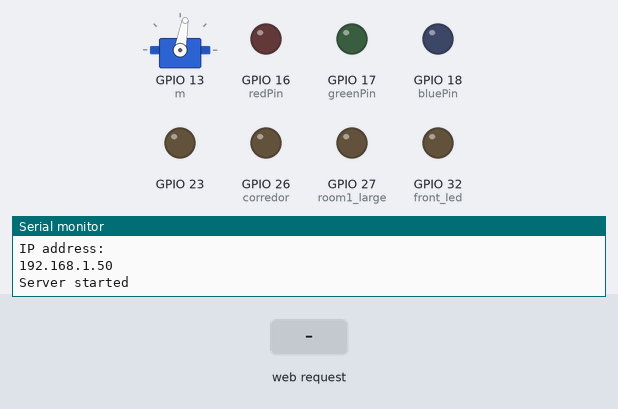
Recording of a sketch running on a simulated ESP32. On the bench: servo, output pins drawn as LEDs (lit = HIGH), the last lines printed to the serial monitor. Inputs (shaded band) come from the test bench. WiFi joins after 1.5 s; servers stay silent unless stated.

Above: at 4.2 s.
4.3 s: HTTP request GET /LED_ON_Corridor received
At 4.6 s:
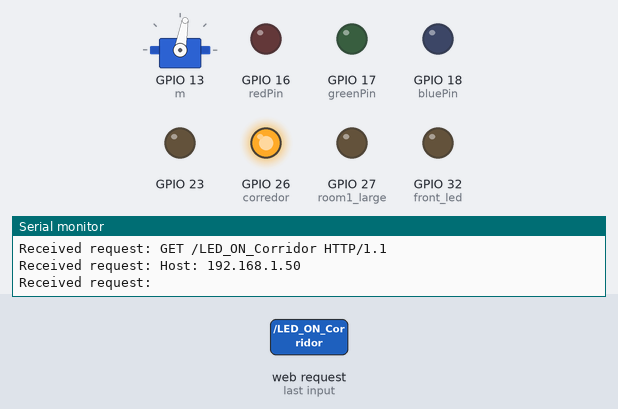
5.8 s: HTTP request GET /LED_ON_Hotel received
At 7.0 s:
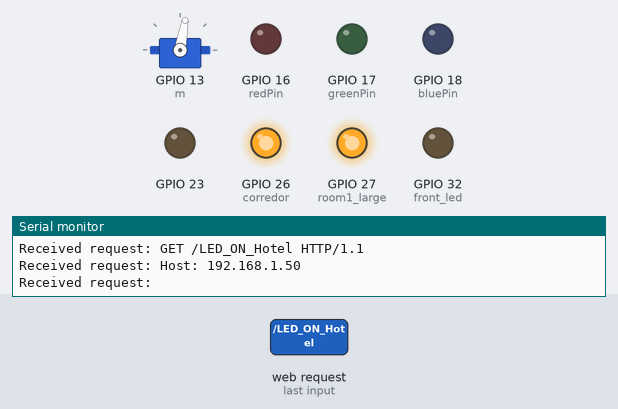
7.3 s: HTTP request GET /LED_ON_Front received
At 8.1 s:
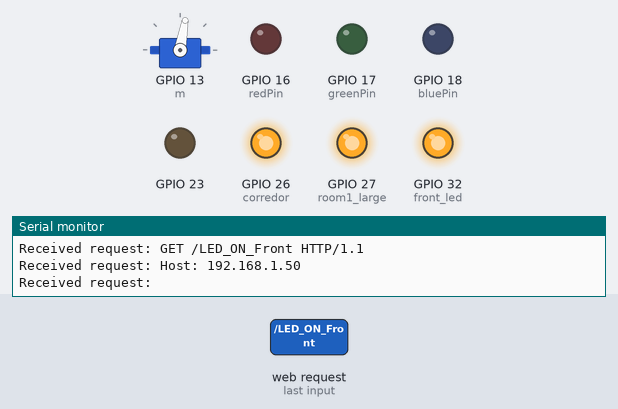
8.8 s: HTTP request GET /LED_OFF_Hotel received
At 9.2 s:
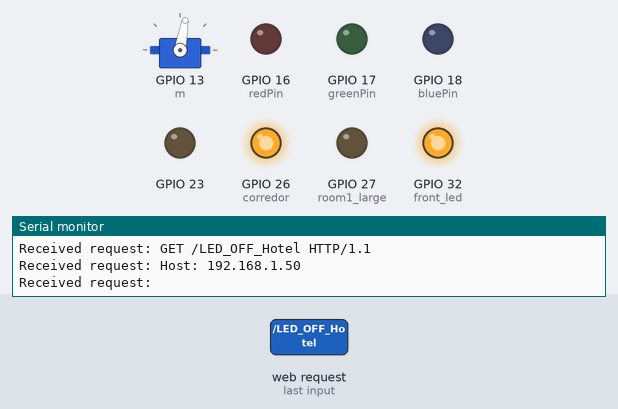
10.3 s: HTTP request GET /living_room_ON received
At 11.5 s:
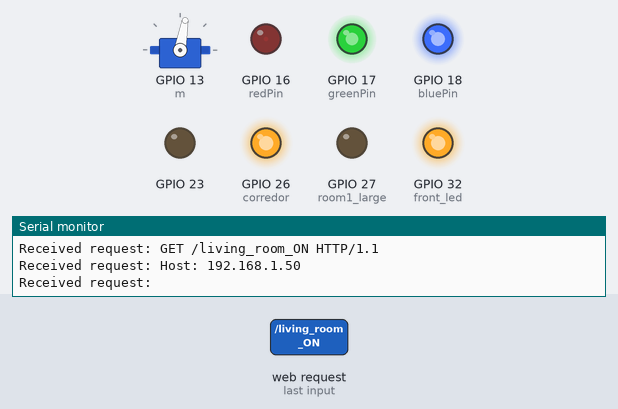
11.8 s: HTTP request GET /LED_OFF_Front received
At 12.8 s:
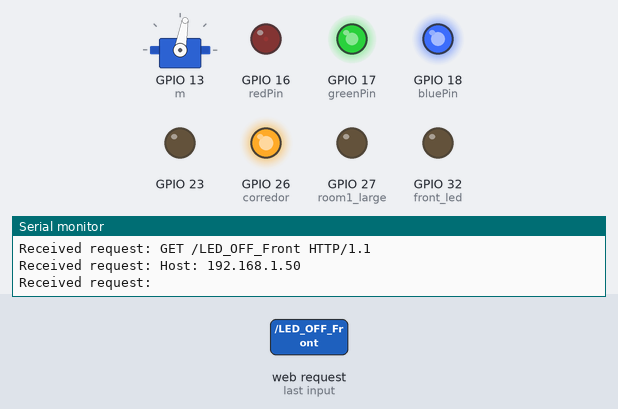
Timing chart, 0 to 14.3 s (numbered marks = the images above; inputs shaded):
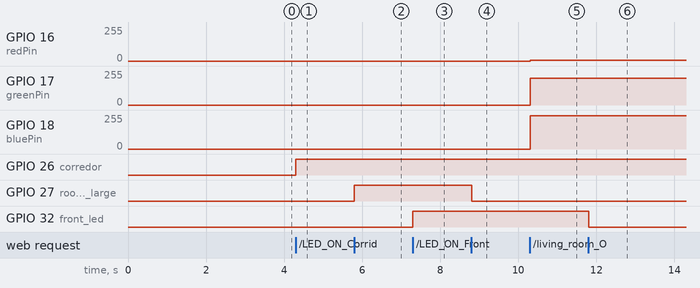

Measured:
- after the input at 4.3 s, GPIO 26 (corredor): LOW → HIGH at once
- after the input at 5.8 s, GPIO 27 (room1_large): LOW → HIGH at once
- after the input at 7.3 s, GPIO 32 (front_led): LOW → HIGH at once
- after the input at 8.8 s, GPIO 27 (room1_large): HIGH → LOW at once
- after the input at 10.3 s, GPIO 16 (redPin): 0/255 → 5/255 at once; GPIO 17 (greenPin): 0/255 → 200/255 at once; GPIO 18 (bluePin): 0/255 → 250/255 at once
- after the input at 11.8 s, GPIO 32 (front_led): HIGH → LOW at once

The sketch:

Final_Home_WiFi.ino
```cpp
#include <WiFi.h>

const char* ssid = "yourUser";
const char* password = "password";

WiFiServer server(80);

#include <ESP32Servo.h>
Servo m;  int a; int pr;
int redPin= 16;
int greenPin = 17;
int  bluePin = 18;

bool front_ledStatus=false,sensorStatus=true;


void setup() {
  Serial.begin(115200);
  delay(1000);

  pinMode(23, OUTPUT);

  WiFi.begin(ssid, password);

  while (WiFi.status() != WL_CONNECTED) {
    delay(1000);
    Serial.println("Connecting to WiFi...");
  }

  Serial.println("");
  Serial.println("WiFi connected.");
  Serial.println("IP address: ");
  Serial.println(WiFi.localIP());
  server.begin();
  Serial.println("Server started");

  pinMode(26,OUTPUT); //corredor
  pinMode(27,OUTPUT); //room1 large
  pinMode(32,OUTPUT); //front led
  pinMode(36,INPUT);  //photoresistor

  pinMode(redPin,  OUTPUT);
  pinMode(greenPin, OUTPUT);
  pinMode(bluePin, OUTPUT);

  pinMode(redPin,  LOW);
  pinMode(greenPin, LOW);
  pinMode(bluePin, LOW);
  m.attach(13);

m.write(80);
}

void loop() {
  WiFiClient client = server.available();

  if (client) {
    Serial.println("Client connected");

    while (client.connected()) {
      if (client.available()) {
        String request = client.readStringUntil('\n');
        Serial.println("Received request: " + request);

        if (request.indexOf("LED_ON_Corridor") != -1) {
          digitalWrite(26, HIGH);
          //client.println("LED turned on");
        } else if (request.indexOf("LED_OFF_Corridor") != -1) {
          digitalWrite(26, LOW);
          //client.println("LED turned off");
        }
        else if (request.indexOf("LED_ON_Hotel") != -1) {
          digitalWrite(27, HIGH);
          //client.println("LED turned off");
        }
        else if (request.indexOf("LED_OFF_Hotel") != -1) {
          digitalWrite(27, LOW);
          //client.println("LED turned off");
        }
        else if (request.indexOf("LED_ON_Front") != -1) {
          digitalWrite(32, HIGH); front_ledStatus=true;
          //client.println("LED turned off");
        }
        else if (request.indexOf("LED_OFF_Front") != -1) {
          digitalWrite(32, LOW); front_ledStatus=false;
          //client.println("LED turned off");
        }
        else if (request.indexOf("OPEN_door") != -1) {
          m.write(40);
          //client.println("LED turned off");
        }
        else if (request.indexOf("CLOSE_door") != -1) {
          m.write(80);
          //client.println("LED turned off");
        }
        else if (request.indexOf("light-sensor_ON") != -1) {
          while(sensorStatus)
          {
            pr=analogRead(36); Serial.println(pr); delay(100);
            if (pr<700){digitalWrite(32, HIGH);sensorStatus=false;}

          }

          //client.println("LED turned off");
        }
        else if (request.indexOf("light-sensor_OFF") != -1 && front_ledStatus==false ) {
          digitalWrite(32, LOW); sensorStatus=true;
          //client.println("LED turned off");
        }
        else if (request.indexOf("living_room_ON") != -1) {
          setColor(5, 200, 250); // Blue Color
          //client.println("LED turned off");
        }
        else if (request.indexOf("living_room_OFF") != -1) {
          setColor(255, 255, 255); // White Color
          //client.println("LED turned off");
        }
        else if (request.indexOf("living_room_DarkBlue") != -1) {
          setColor(255, 255, 0); // Yellow Color
          //client.println("LED turned off");
        }
        else if (request.indexOf("living_room_GreenBlue") != -1) {
          setColor(255, 0, 0); // Red Color
          //client.println("LED turned off");
        }
        else if (request.indexOf("living_room_Blue") != -1) {
          setColor(0, 0, 255); // Blue Color
          //client.println("LED turned off");
        }
        else if (request.indexOf("living_room_RedGreen") != -1) {
          setColor(250, 0, 255); // Purple Color
          //client.println("LED turned off");
        }
        /*else if (request.indexOf(colorCode) != -1) {

          //client.println("LED turned off");
        }*/
        else {
          client.println("Invalid command");
        }
      }
    }
    client.stop();
    //close door when suddenly application exit
    m.write(80);

    Serial.println("Client disconnected");
  }

//  pr=analogRead(36);
//  if (pr<700){digitalWrite(32, HIGH);}
         /*digitalWrite(26,HIGH);
        digitalWrite(27,HIGH);
        digitalWrite(32,HIGH);

        setColor(255, 0, 0); // Red Color
        delay(1000);
        setColor(0,  255, 0); // Green Color
        delay(1000);
        setColor(0, 0, 255); // Blue Color
        delay(1000);
        setColor(255, 255, 255); // White Color
        delay(1000);
        setColor(170, 0, 255); // Purple Color
        delay(1000);
        setColor(127, 127,  127); // Light Blue
          delay(1000);

        pr=analogRead(36);
        Serial.println(pr);
        delay(100);
      */

//        m.write(80);
//        delay(1000);
//        m.write(40);
//        delay(500);
}

void setColor(int redValue, int greenValue,  int blueValue) {
  analogWrite(redPin, redValue);
  analogWrite(greenPin,  greenValue);
  analogWrite(bluePin, blueValue);
}
//
//  //for mix color request
//  void setColor_MIX(String hexColor) {
//  long number = (long) strtol( &hexColor[1], NULL, 16);
//  int red = number >> 16;
//  int green = number >> 8 & 0xFF;
//  int blue = number & 0xFF;
//
//  analogWrite(redPin, red);
//  analogWrite(greenPin, green);
//  analogWrite(bluePin, blue);
//}
```
